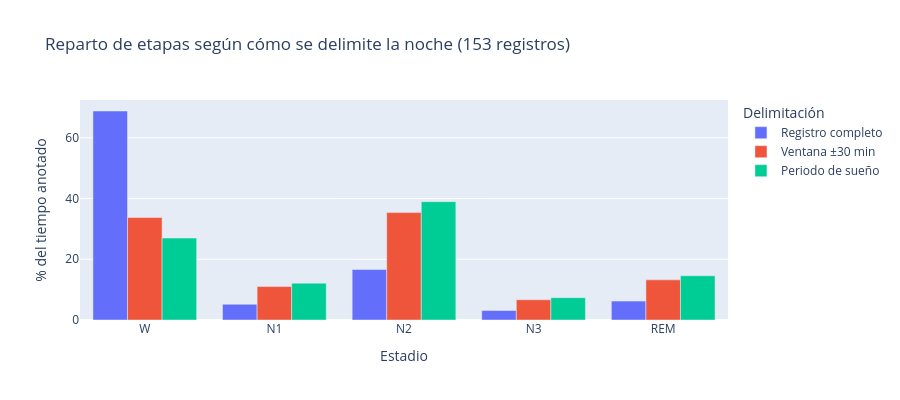

The notebook cell this image was saved under:
### Markdown cell above
## 5.2 Distribución de etapas y variabilidad entre registros

El primer gráfico muestra el efecto del recorte sobre el reparto de etapas: cuánto de lo que parece
desbalance de clases es en realidad vigilia diurna. El segundo responde si ese desbalance es un patrón
general de la base de datos o una particularidad de algunos registros.

### Code cell
agregado = (reparto[reparto["stage"].isin(ETAPAS_SUENO)]
            .groupby(["delimitacion", "stage"])["segundos"].sum().reset_index())
agregado["pct"] = agregado.groupby("delimitacion")["segundos"].transform(lambda s: s / s.sum() * 100)
agregado["epocas_30s"] = (agregado["segundos"] / EPOCA_S).round().astype(int)

print(agregado.pivot(index="stage", columns="delimitacion", values="pct").round(1)
      .reindex(ETAPAS_SUENO).to_string())

px.bar(agregado, x="stage", y="pct", color="delimitacion", barmode="group",
       category_orders={"stage": ETAPAS_SUENO,
                        "delimitacion": ["Registro completo", "Ventana ±30 min", "Periodo de sueño"]},
       title="Reparto de etapas según cómo se delimite la noche (153 registros)",
       labels={"stage": "Estadio", "pct": "% del tiempo anotado", "delimitacion": "Delimitación"}
       ).update_layout(height=400).show()

### Figure 1 — Plotly figure (JSON) as saved in the notebook; plotly's stock layout.template omitted (floating-point values rounded to 4 significant figures)
{"data": [{"alignmentgroup": "True", "hovertemplate": "Delimitación=Registro completo<br>Estadio=%{x}<br>% del tiempo anotado=%{y}<extra></extra>", "legendgroup": "Registro completo", "marker": {"color": "#636efa", "pattern": {"shape": ""}}, "name": "Registro completo", "offsetgroup": "Registro completo", "orientation": "v", "showlegend": true, "textposition": "auto", "type": "bar", "x": ["N1", "N2", "N3", "REM", "W"], "xaxis": "x", "y": [5.18, 16.64, 3.138, 6.218, 68.82], "yaxis": "y"}, {"alignmentgroup": "True", "hovertemplate": "Delimitación=Ventana ±30 min<br>Estadio=%{x}<br>% del tiempo anotado=%{y}<extra></extra>", "legendgroup": "Ventana ±30 min", "marker": {"color": "#EF553B", "pattern": {"shape": ""}}, "name": "Ventana ±30 min", "offsetgroup": "Ventana ±30 min", "orientation": "v", "showlegend": true, "textposition": "auto", "type": "bar", "x": ["N1", "N2", "N3", "REM", "W"], "xaxis": "x", "y": [11.01, 35.37, 6.671, 13.22, 33.73], "yaxis": "y"}, {"alignmentgroup": "True", "hovertemplate": "Delimitación=Periodo de sueño<br>Estadio=%{x}<br>% del tiempo anotado=%{y}<extra></extra>", "legendgroup": "Periodo de sueño", "marker": {"color": "#00cc96", "pattern": {"shape": ""}}, "name": "Periodo de sueño", "offsetgroup": "Periodo de sueño", "orientation": "v", "showlegend": true, "textposition": "auto", "type": "bar", "x": ["N1", "N2", "N3", "REM", "W"], "xaxis": "x", "y": [12.13, 38.97, 7.35, 14.56, 26.99], "yaxis": "y"}], "layout": {"barmode": "group", "height": 400, "legend": {"title": {"text": "Delimitación"}, "tracegroupgap": 0}, "title": {"text": "Reparto de etapas según cómo se delimite la noche (153 registros)"}, "xaxis": {"anchor": "y", "categoryarray": ["W", "N1", "N2", "N3", "REM"], "categoryorder": "array", "domain": [0.0, 1.0], "title": {"text": "Estadio"}}, "yaxis": {"anchor": "x", "domain": [0.0, 1.0], "title": {"text": "% del tiempo anotado"}}}}
